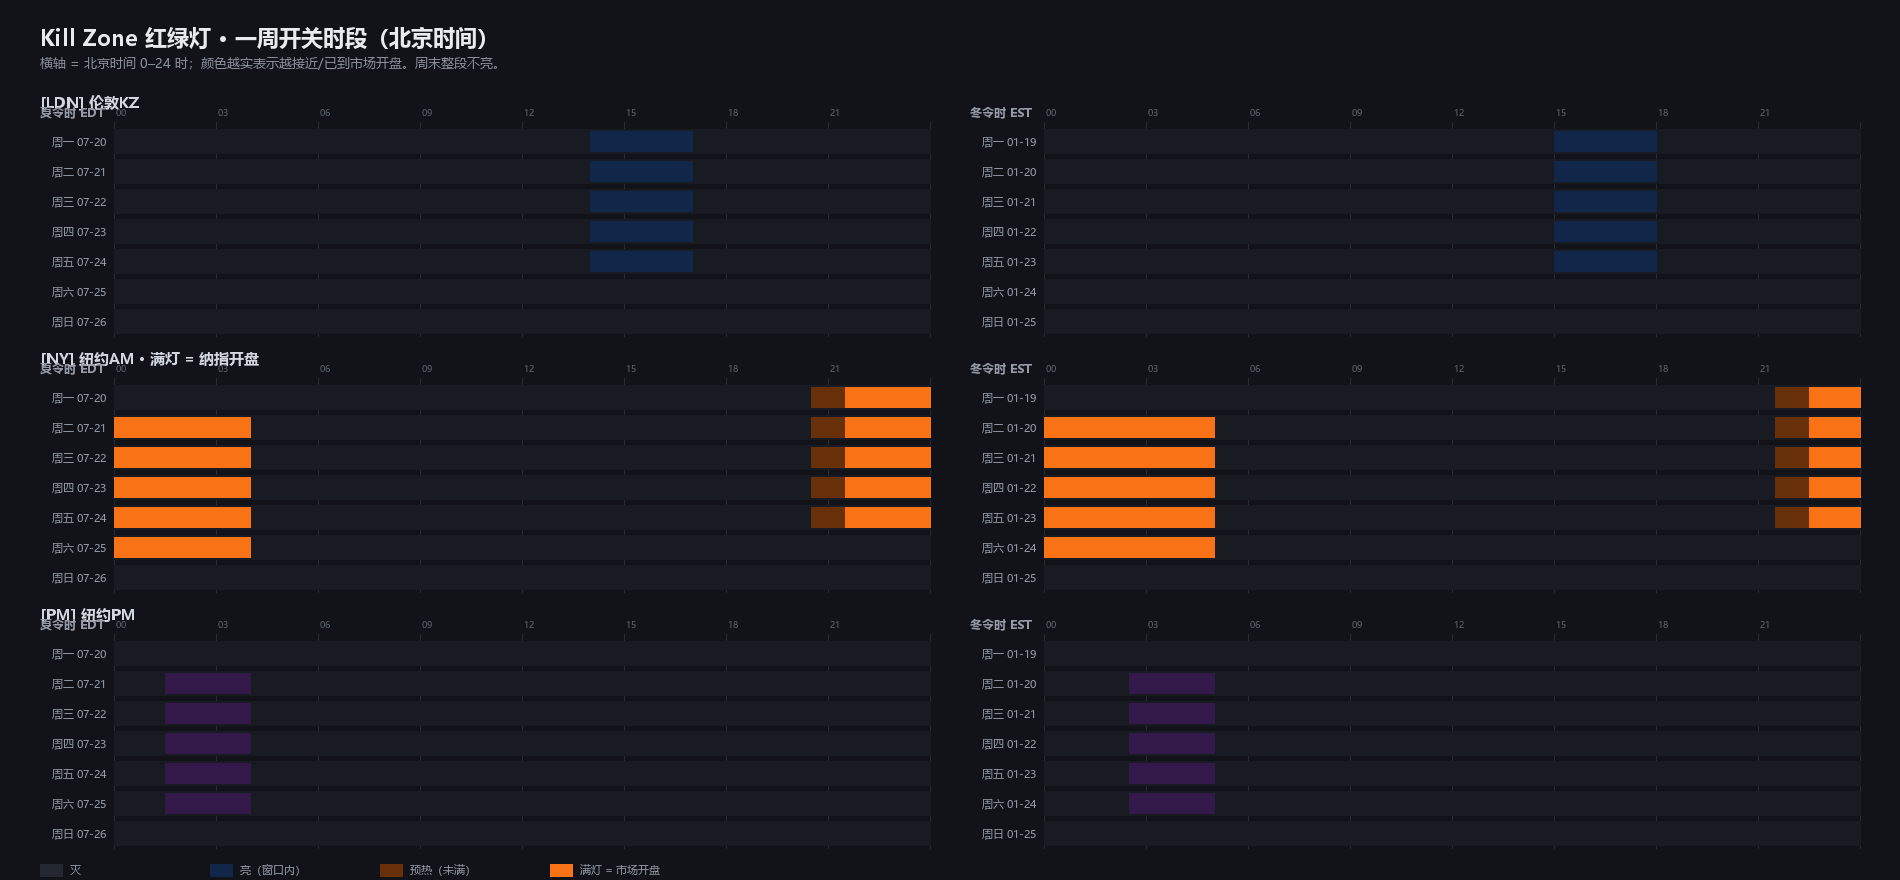

Write Python code to recreate this figure.
# -*- coding: utf-8 -*-
"""生成三个灯的开/关时段表，并渲染成一张周视图。

    python schedule.py     ->  打印表格 + schedule.png
"""

from __future__ import annotations

from datetime import datetime, timedelta

from PIL import Image, ImageDraw, ImageFont

from killzones import BEIJING, ET, KILLZONES, KZ, trading_week

FONT_DIR = r"C:\Windows\Fonts"
WEEK_CN = ("周一", "周二", "周三", "周四", "周五", "周六", "周日")
PHASE_CN = {"off": "灭", "kz": "亮", "pre": "预热", "market": "满"}


def font(name, size):
    try:
        return ImageFont.truetype(f"{FONT_DIR}\\{name}", size)
    except OSError:
        return ImageFont.truetype(f"{FONT_DIR}\\msyh.ttc", size)


def probe() -> None:
    """打印每个灯的时间段（夏令时 / 冬令时）。"""
    for season, month, day in (("夏令时 EDT", 7, 15), ("冬令时 EST", 1, 15)):
        print(f"\n{'=' * 76}\n{season}（美国）\n{'=' * 76}")
        sample = datetime(2026, month, day, 12, 0, tzinfo=BEIJING)
        w_open, w_close = trading_week(sample.astimezone(ET))
        print(
            f"交易周：北京 "
            f"{w_open.astimezone(BEIJING):%a %H:%M} 开盘 → "
            f"{w_close.astimezone(BEIJING):%a %H:%M} 收盘"
        )
        for k in KILLZONES:
            et_date = sample.astimezone(ET).date()
            kz_s, kz_e = k.et_window(et_date)
            mk = k.et_market(et_date)
            print(f"\n  [{k.short}] {k.label}")
            if mk is None:
                print(
                    f"      亮   {kz_s.astimezone(BEIJING):%H:%M} – "
                    f"{kz_e.astimezone(BEIJING):%H:%M}"
                    + ("（次日）" if kz_e.astimezone(BEIJING).date()
                       != kz_s.astimezone(BEIJING).date() else "")
                    + "    窗口内匀速填充"
                )
            else:
                m_s, m_e = mk
                print(
                    f"      预热 {kz_s.astimezone(BEIJING):%H:%M} – "
                    f"{m_s.astimezone(BEIJING):%H:%M}    灯亮但没满"
                )
                print(
                    f"      满灯 {m_s.astimezone(BEIJING):%H:%M} – "
                    f"{m_e.astimezone(BEIJING):%H:%M}     {k.market_label}开盘"
                    + ("（次日）" if m_e.astimezone(BEIJING).date()
                       != m_s.astimezone(BEIJING).date() else "")
                )
            print(f"      灭   其余时间（周末与周五收盘后不亮）")


# --------------------------------------------------------------------------- #
# 周视图
# --------------------------------------------------------------------------- #
CELL_W, ROW_H, LEFT = 34, 30, 74
HEAD = 34


def render() -> None:
    seasons = [("夏令时 EDT", 2026, 7, 20), ("冬令时 EST", 2026, 1, 19)]  # 都是周一
    lamps = list(KILLZONES)
    panel_h = HEAD + ROW_H * 7 + 12
    W = 40 + (LEFT + 24 * CELL_W + 40) * len(seasons)
    H = 92 + panel_h * len(lamps) + 20
    img = Image.new("RGB", (W, H), (17, 19, 24))
    d = ImageDraw.Draw(img)

    d.text((40, 22), "Kill Zone 红绿灯 · 一周开关时段（北京时间）", font=font("msyhbd.ttc", 22),
           fill=(232, 234, 237))
    d.text((40, 54), "横轴 = 北京时间 0–24 时；颜色越实表示越接近/已到市场开盘。周末整段不亮。",
           font=font("msyh.ttc", 13), fill=(139, 146, 158))

    for li, k in enumerate(lamps):
        top = 92 + li * panel_h
        d.text((40, top), f"[{k.short}] {k.label}" + (f" · 满灯 = {k.market_label}开盘" if k.market_open else ""),
               font=font("msyhbd.ttc", 15), fill=(210, 215, 224))
        body = top + HEAD
        for si, (sname, y, mo, mday) in enumerate(seasons):
            x0 = 40 + si * (LEFT + 24 * CELL_W + 40)
            d.text((x0, body - 22), sname, font=font("msyhbd.ttc", 12), fill=(150, 157, 168))
            # 小时刻度
            for hh in range(0, 25, 3):
                gx = x0 + LEFT + hh * CELL_W
                d.line((gx, body - 4, gx, body + ROW_H * 7), fill=(40, 44, 52))
                if hh < 24:
                    d.text((gx + 2, body - 20), f"{hh:02d}", font=font("msyh.ttc", 9),
                           fill=(95, 102, 114))
            monday = datetime(y, mo, mday, 0, 0, tzinfo=BEIJING)
            for di in range(7):
                ry = body + di * ROW_H
                base = monday + timedelta(days=di)
                lab = f"{WEEK_CN[di]} {base:%m-%d}"
                d.text((x0 + LEFT - 8, ry + 8), lab, font=font("msyh.ttc", 11),
                       fill=(150, 157, 168), anchor="ra")
                d.rectangle((x0 + LEFT, ry + 3, x0 + LEFT + 24 * CELL_W, ry + ROW_H - 3),
                            fill=(24, 27, 33))
                # 逐分钟采样太慢，按 5 分钟步长扫
                prev = None
                run_start = None
                for mi in range(0, 24 * 60 + 5, 5):
                    t = base + timedelta(minutes=mi)
                    fillv, phase = k.lamp(t)
                    if phase != prev:
                        if prev is not None and prev != "off":
                            xa = x0 + LEFT + (run_start * CELL_W / 60)
                            xb = x0 + LEFT + (mi * CELL_W / 60)
                            col = (k.color if prev == "market" else
                                   _dim(k.color, 0.42 if prev == "pre" else 0.30))
                            d.rectangle((xa, ry + 5, max(xb, xa + 1), ry + ROW_H - 5), fill=col)
                        prev, run_start = phase, mi
                if prev is not None and prev != "off":
                    xa = x0 + LEFT + (run_start * CELL_W / 60)
                    xb = x0 + LEFT + 24 * CELL_W
                    col = (k.color if prev == "market" else
                           _dim(k.color, 0.42 if prev == "pre" else 0.30))
                    d.rectangle((xa, ry + 5, max(xb, xa + 1), ry + ROW_H - 5), fill=col)

    y = H - 16
    for i, (name, col, alpha) in enumerate(
        (("灭", (36, 40, 48), 1.0), ("亮（窗口内）", _dim(KZ["london"].color, 0.30), 1.0),
         ("预热（未满）", _dim(KZ["nyam"].color, 0.42), 1.0), ("满灯 = 市场开盘", KZ["nyam"].color, 1.0))
    ):
        x = 40 + i * 170
        d.rectangle((x, y, x + 22, y + 12), fill=col)
        d.text((x + 30, y - 2), name, font=font("msyh.ttc", 11), fill=(150, 157, 168))

    img.save("schedule.png", "PNG")
    print(f"\nOK -> schedule.png  {img.width}x{img.height}")


def _dim(hexcolor: str, factor: float) -> tuple[int, int, int]:
    h = hexcolor.lstrip("#")
    return tuple(int(int(h[i:i + 2], 16) * factor) for i in (0, 2, 4))


if __name__ == "__main__":
    probe()
    render()
